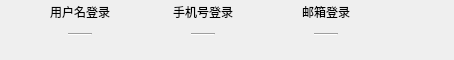
              <widget class="Widget" name="widget_14" native="true">
               <property name="minimumSize">
                <size>
                 <width>0</width>
                 <height>60</height>
                </size>
               </property>
               <property name="maximumSize">
                <size>
                 <width>16777215</width>
                 <height>60</height>
                </size>
               </property>
               <property name="styleSheet">
                <string notr="true"/>
               </property>
               <layout class="QGridLayout" name="gridLayout_2">
                <property name="leftMargin">
                 <number>0</number>
                </property>
                <property name="topMargin">
                 <number>0</number>
                </property>
                <property name="rightMargin">
                 <number>0</number>
                </property>
                <property name="bottomMargin">
                 <number>24</number>
                </property>
                <property name="spacing">
                 <number>0</number>
                </property>
                <item row="0" column="0">
                 <spacer name="horizontalSpacer_11">
                  <property name="orientation">
                   <enum>Qt::Horizontal</enum>
                  </property>
                  <property name="sizeType">
                   <enum>QSizePolicy::MinimumExpanding</enum>
                  </property>
                  <property name="sizeHint" stdset="0">
                   <size>
                    <width>40</width>
                    <height>20</height>
                   </size>
                  </property>
                 </spacer>
                </item>
                <item row="0" column="2">
                 <spacer name="horizontalSpacer_24">
                  <property name="orientation">
                   <enum>Qt::Horizontal</enum>
                  </property>
                  <property name="sizeType">
                   <enum>QSizePolicy::Fixed</enum>
                  </property>
                  <property name="sizeHint" stdset="0">
                   <size>
                    <width>96</width>
                    <height>20</height>
                   </size>
                  </property>
                 </spacer>
                </item>
                <item row="0" column="1">
                 <widget class="QWidget" name="loginType" native="true">
                  <property name="sizePolicy">
                   <sizepolicy hsizetype="Preferred" vsizetype="Preferred">
                    <horstretch>0</horstretch>
                    <verstretch>0</verstretch>
                   </sizepolicy>
                  </property>
                  <property name="minimumSize">
                   <size>
                    <width>0</width>
                    <height>48</height>
                   </size>
                  </property>
                  <property name="maximumSize">
                   <size>
                    <width>16777215</width>
                    <height>48</height>
                   </size>
                  </property>
                  <layout class="QHBoxLayout" name="horizontalLayout_12">
                   <property name="spacing">
                    <number>0</number>
                   </property>
                   <property name="leftMargin">
                    <number>0</number>
                   </property>
                   <property name="topMargin">
                    <number>0</number>
                   </property>
                   <property name="rightMargin">
                    <number>0</number>
                   </property>
                   <property name="bottomMargin">
                    <number>0</number>
                   </property>
                   <item>
                    <layout class="QVBoxLayout" name="verticalLayout">
                     <property name="spacing">
                      <number>0</number>
                     </property>
                     <item alignment="Qt::AlignHCenter|Qt::AlignTop">
                      <widget class="QPushButton" name="user">
                       <property name="sizePolicy">
                        <sizepolicy hsizetype="Minimum" vsizetype="Fixed">
                         <horstretch>0</horstretch>
                         <verstretch>0</verstretch>
                        </sizepolicy>
                       </property>
                       <property name="minimumSize">
                        <size>
                         <width>80</width>
                         <height>24</height>
                        </size>
                       </property>
                       <property name="maximumSize">
                        <size>
                         <width>80</width>
                         <height>24</height>
                        </size>
                       </property>
                       <property name="text">
                        <string>用户名登录</string>
                       </property>
                       <property name="flat">
                        <bool>true</bool>
                       </property>
                      </widget>
                     </item>
                     <item>
                      <layout class="QHBoxLayout" name="horizontalLayout_6">
                       <property name="spacing">
                        <number>0</number>
                       </property>
                       <property name="topMargin">
                        <number>8</number>
                       </property>
                       <property name="bottomMargin">
                        <number>0</number>
                       </property>
                       <item alignment="Qt::AlignHCenter|Qt::AlignTop">
                        <widget class="Line" name="userLine">
                         <property name="minimumSize">
                          <size>
                           <width>24</width>
                           <height>4</height>
                          </size>
                         </property>
                         <property name="maximumSize">
                          <size>
                           <width>24</width>
                           <height>4</height>
                          </size>
                         </property>
                         <property name="orientation">
                          <enum>Qt::Horizontal</enum>
                         </property>
                        </widget>
                       </item>
                      </layout>
                     </item>
                    </layout>
                   </item>
                   <item>
                    <spacer name="horizontalSpacer_6">
                     <property name="orientation">
                      <enum>Qt::Horizontal</enum>
                     </property>
                     <property name="sizeType">
                      <enum>QSizePolicy::Fixed</enum>
                     </property>
                     <property name="sizeHint" stdset="0">
                      <size>
                       <width>43</width>
                       <height>17</height>
                      </size>
                     </property>
                    </spacer>
                   </item>
                   <item>
                    <layout class="QVBoxLayout" name="verticalLayout_2">
                     <property name="spacing">
                      <number>0</number>
                     </property>
                     <item alignment="Qt::AlignHCenter|Qt::AlignTop">
                      <widget class="QPushButton" name="phone">
                       <property name="sizePolicy">
                        <sizepolicy hsizetype="Minimum" vsizetype="Fixed">
                         <horstretch>0</horstretch>
                         <verstretch>0</verstretch>
                        </sizepolicy>
                       </property>
                       <property name="minimumSize">
                        <size>
                         <width>80</width>
                         <height>24</height>
                        </size>
                       </property>
                       <property name="maximumSize">
                        <size>
                         <width>80</width>
                         <height>24</height>
                        </size>
                       </property>
                       <property name="text">
                        <string>手机号登录</string>
                       </property>
                       <property name="flat">
                        <bool>true</bool>
                       </property>
                      </widget>
                     </item>
                     <item>
                      <layout class="QHBoxLayout" name="horizontalLayout_10">
                       <property name="spacing">
                        <number>0</number>
                       </property>
                       <property name="topMargin">
                        <number>8</number>
                       </property>
                       <item alignment="Qt::AlignHCenter|Qt::AlignTop">
                        <widget class="Line" name="phoneLine">
                         <property name="minimumSize">
                          <size>
                           <width>24</width>
                           <height>4</height>
                          </size>
                         </property>
                         <property name="maximumSize">
                          <size>
                           <width>24</width>
                           <height>4</height>
                          </size>
                         </property>
                         <property name="orientation">
                          <enum>Qt::Horizontal</enum>
                         </property>
                        </widget>
                       </item>
                      </layout>
                     </item>
                    </layout>
                   </item>
                   <item>
                    <spacer name="horizontalSpacer_19">
                     <property name="orientation">
                      <enum>Qt::Horizontal</enum>
                     </property>
                     <property name="sizeType">
                      <enum>QSizePolicy::Fixed</enum>
                     </property>
                     <property name="sizeHint" stdset="0">
                      <size>
                       <width>51</width>
                       <height>17</height>
                      </size>
                     </property>
                    </spacer>
                   </item>
                   <item>
                    <layout class="QVBoxLayout" name="verticalLayout_3">
                     <property name="spacing">
                      <number>0</number>
                     </property>
                     <property name="sizeConstraint">
                      <enum>QLayout::SetDefaultConstraint</enum>
                     </property>
                     <item alignment="Qt::AlignHCenter|Qt::AlignTop">
                      <widget class="QPushButton" name="email">
                       <property name="sizePolicy">
                        <sizepolicy hsizetype="Minimum" vsizetype="Fixed">
                         <horstretch>0</horstretch>
                         <verstretch>0</verstretch>
                        </sizepolicy>
                       </property>
                       <property name="maximumSize">
                        <size>
                         <width>64</width>
                         <height>24</height>
                        </size>
                       </property>
                       <property name="sizeIncrement">
                        <size>
                         <width>64</width>
                         <height>24</height>
                        </size>
                       </property>
                       <property name="text">
                        <string>邮箱登录</string>
                       </property>
                       <property name="flat">
                        <bool>true</bool>
                       </property>
                      </widget>
                     </item>
                     <item>
                      <layout class="QHBoxLayout" name="horizontalLayout_11">
                       <property name="spacing">
                        <number>0</number>
                       </property>
                       <property name="topMargin">
                        <number>8</number>
                       </property>
                       <item alignment="Qt::AlignHCenter|Qt::AlignTop">
                        <widget class="Line" name="emailLine">
                         <property name="minimumSize">
                          <size>
                           <width>24</width>
                           <height>4</height>
                          </size>
                         </property>
                         <property name="maximumSize">
                          <size>
                           <width>24</width>
                           <height>4</height>
                          </size>
                         </property>
                         <property name="orientation">
                          <enum>Qt::Horizontal</enum>
                         </property>
                        </widget>
                       </item>
                      </layout>
                     </item>
                    </layout>
                   </item>
                  </layout>
                 </widget>
                </item>
               </layout>
              </widget>
